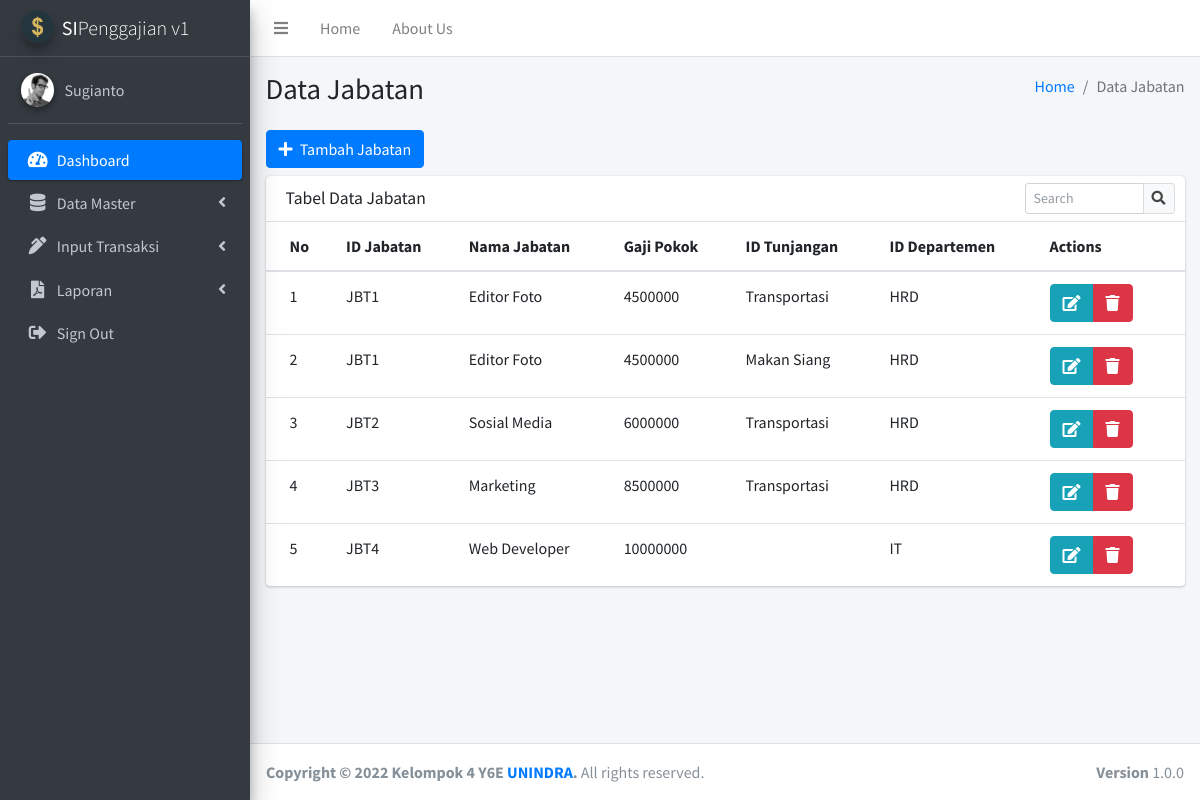
The app's page /data_master/data_jabatan.php (signed in) with its own data.
### tables this page shows
CREATE TABLE `karyawan` (
  `nik` varchar(15) NOT NULL,
  `id_jabatan` varchar(15) NOT NULL,
  `nama_karyawan` varchar(30) NOT NULL,
  `alamat` varchar(150) NOT NULL,
  `jenis_kelamin` varchar(30) NOT NULL,
  `no_telepon` varchar(15) NOT NULL,
  `ptkp` varchar(30) NOT NULL,
  `npwp` varchar(30) NOT NULL,
  `foto` varchar(50) NOT NULL,
  `tanggal_masuk` date NOT NULL,
  `tanggal_keluar` date NOT NULL
);

CREATE TABLE `jabatan` (
  `id_jabatan` varchar(15) NOT NULL,
  `nama_jabatan` varchar(30) NOT NULL,
  `gaji_pokok` int(30) NOT NULL,
  `id_tunjangan` varchar(15) NOT NULL,
  `id_departemen` varchar(15) NOT NULL
);

CREATE TABLE `tunjangan` (
  `id_tunjangan` varchar(15) NOT NULL,
  `nama_tunjangan` varchar(30) NOT NULL,
  `tunjangan` int(30) NOT NULL
);

CREATE TABLE `departemen` (
  `id_departemen` varchar(15) NOT NULL,
  `nama_departemen` varchar(30) NOT NULL
);

### data_master/data_jabatan.php (the view, shortened to what this page needs)
<?php
  require_once "../functions.php";
?>
<!DOCTYPE html>
<html lang="en">
<head>
  <?php include "../contents/headscript.php"; ?>
</head>
<body class="hold-transition sidebar-mini">
<div class="wrapper">
  <?php include "../contents/navbar.php"; ?>
  <?php include "../contents/sidebar.php"; ?>
  <div class="content-wrapper">
    <section class="content-header">
      <div class="container-fluid">
        <div class="row mb-2">
          <div class="col-sm-6">
            <h1>Data Jabatan</h1>
          </div>
          <div class="col-sm-6">
            <ol class="breadcrumb float-sm-right">
              <li class="breadcrumb-item"><a href="#">Home</a></li>
              <li class="breadcrumb-item active">Data Jabatan</li>
            </ol>
          </div>
        </div>
      </div>
    </section>
    <section class="content">
      <div class="container-fluid">
        <div class="row mb-2">
          <div class="col-12">
            <button type="button" class="btn btn-primary" id="tambahJabatan"><i class="fa fa-plus mr-1"></i> Tambah Jabatan</button>
          </div>
        </div>
        <div class="row">
          <div class="col-12">
            <div class="card">
              <div class="card-header">
                <h3 class="card-title">Tabel Data Jabatan</h3>
                <div class="card-tools">
                  <div class="input-group input-group-sm" style="width: 150px;">
                    <input type="text" id="kata_kunci" name="kata_kunci" class="form-control float-right" placeholder="Search">
                    <div class="input-group-append">
                      <button type="submit" class="btn btn-default">
                        <i class="fas fa-search"></i>
                      </button>
                    </div>
                  </div>
                </div>
              </div>
              <div class="card-body table-responsive p-0">
                <table class="table table-hover text-nowrap">
                  <thead>
                    <tr>
                      <th>No</th>
                      <th>ID Jabatan</th>
                      <th>Nama Jabatan</th>
                      <th>Gaji Pokok</th>
                      <th>ID Tunjangan</th>
                      <th>ID Departemen</th>
                      <th>Actions</th>
                    </tr>
                  </thead>
                  <tbody id="hasil_pencarian">
                    <?php
                      $conn = open_connection();
                      $query = "SELECT * FROM jabatan ORDER BY id_jabatan";
                      $hasil = mysqli_query($conn, $query);
                      $i = 1;
                      while($row = mysqli_fetch_assoc($hasil) ){
                        $query_t = "SELECT * FROM tunjangan WHERE id_tunjangan = '$row[id_tunjangan]'";
                        $hasil_t = mysqli_query($conn, $query_t);
                        $row_t = mysqli_fetch_assoc($hasil_t);
                        $query_d = "SELECT * FROM departemen WHERE id_departemen = '$row[id_departemen]'";
                        $hasil_d = mysqli_query($conn, $query_d);
                        $row_d = mysqli_fetch_assoc($hasil_d);
                        echo "<tr>";
                        echo "<td>".$i++."</td>";
                        echo "<td>$row[id_jabatan]</td>";
                        echo "<td>$row[nama_jabatan]</td>";
                        echo "<td>$row[gaji_pokok]</td>";
                        echo "<td>$row_t[nama_tunjangan]</td>";
                        echo "<td>$row_d[nama_departemen]</td>";
                        echo "<td>
                        <div class='btn-group'>
                          <a href='#' onclick='edit_jabatan(".'"'."$row[id_jabatan]".'","'."$row[nama_jabatan]".'",'."$row[gaji_pokok]".',"'."$row_t[nama_tunjangan]".'","'."$row_t[id_tunjangan]".'","'."$row_d[nama_departemen]".'","'."$row_d[id_departemen]".'"'.")' class='btn btn-info'><i class='fas fa-edit'></i></a>
                          <a onclick='konfirmasi()' href='hapus_jabatan.php?id_jabatan=$row[id_jabatan]' class='btn btn-danger'><i class='fas fa-trash'></i></a>
                        </div>
                        </td>";
                        echo "</tr>";
                      }
                    ?>
                  </tbody>
                </table>
              </div>
            </div>
          </div>
        </div>
      </div>
    </section>
  </div>
  <?php include "../contents/footer.php"; ?>
</div>
</body>
</html>

### contents/headscript.php (shortened to what this page needs)
<link rel="stylesheet" href="<?= BASE_URL ?>plugins/fontawesome-free/css/all.min.css">
<link rel="stylesheet" href="https://code.ionicframework.com/ionicons/2.0.1/css/ionicons.min.css">
<link rel="stylesheet" href="<?= BASE_URL ?>plugins/tempusdominus-bootstrap-4/css/tempusdominus-bootstrap-4.min.css">
<link rel="stylesheet" href="<?= BASE_URL ?>plugins/icheck-bootstrap/icheck-bootstrap.min.css">
<link rel="stylesheet" href="<?= BASE_URL ?>plugins/jqvmap/jqvmap.min.css">
<link rel="stylesheet" href="<?= BASE_URL ?>dist/css/adminlte.min.css">
<link rel="stylesheet" href="<?= BASE_URL ?>plugins/overlayScrollbars/css/OverlayScrollbars.min.css">
<link rel="stylesheet" href="<?= BASE_URL ?>plugins/daterangepicker/daterangepicker.css">
<link rel="stylesheet" href="<?= BASE_URL ?>plugins/summernote/summernote-bs4.min.css">

### contents/navbar.php
<nav class="main-header navbar navbar-expand navbar-white navbar-light">
  <ul class="navbar-nav">
    <li class="nav-item">
      <a class="nav-link" data-widget="pushmenu" href="#" role="button"><i class="fas fa-bars"></i></a>
    </li>
    <li class="nav-item d-none d-sm-inline-block">
      <a href="<?= BASE_URL ?>" class="nav-link">Home</a>
    </li>
    <li class="nav-item d-none d-sm-inline-block">
      <a href="<?= BASE_URL ?>about_us.php" class="nav-link">About Us</a>
    </li>
  </ul>
</nav>

### contents/sidebar.php (shortened to what this page needs)
<aside class="main-sidebar sidebar-dark-primary elevation-4">
  <a href="<?= BASE_URL ?>" class="brand-link">
    <img src="<?= BASE_URL ?>dist/img/logo.png" alt="SIPenggajian Logo" class="brand-image img-circle elevation-3" style="opacity: .8">
    <span class="brand-text font-weight-light"><b>SI</b>Penggajian v1</span>
  </a>
  <div class="sidebar">
    <div class="user-panel mt-3 pb-3 mb-3 d-flex">
      <div class="image">
        <img src="<?= BASE_URL ?>dist/uploads/<?php get_data_login('foto'); ?>" class="img-circle elevation-2" alt="User Image">
      </div>
      <div class="info">
        <a href="#" class="d-block"><?php get_data_login('nama_karyawan'); ?></a>
      </div>
    </div>
    <nav class="mt-2">
      <ul class="nav nav-pills nav-sidebar flex-column" data-widget="treeview" role="menu" data-accordion="false">
        <li class="nav-item">
          <a href="<?= BASE_URL ?>" class="nav-link active">
            <i class="nav-icon fas fa-tachometer-alt"></i>
            <p>
              Dashboard
            </p>
          </a>
        </li>
        <li class="nav-item">
          <?php hak_master(); ?>
            <i class="nav-icon fas fa-database"></i>
            <p>
              Data Master
              <?php ket_hak_master(); ?>
            </p>
          </a>
        </li>
        <li class="nav-item">
          <a href="#" class="nav-link">
            <i class="nav-icon fas fa-pen-alt"></i>
            <p>
              Input Transaksi
              <i class="right fas fa-angle-left"></i>
            </p>
          </a>
        </li>
        <li class="nav-item">
          <?php hak_laporan(); ?>
            <i class="nav-icon fas fa-file-pdf"></i>
            <p>
              Laporan
              <?php ket_hak_laporan(); ?>
            </p>
          </a>
        </li>
        <li class="nav-item">
          <a href="<?= BASE_URL ?>logout.php" onclick="return confirm('Yakin ingin keluar?')" class="nav-link">
            <i class="nav-icon fas fa-sign-out-alt"></i>
            <p>
              Sign Out
            </p>
          </a>
        </li>
      </ul>
    </nav>
  </div>
</aside>

### functions.php (shortened to what this page needs)
<?php
function get_data_login($data){
	$conn = open_connection();
	$username = $_SESSION['username'];
	$query = "SELECT * FROM karyawan k JOIN admin a ON a.username = '$username' AND k.nik = a.nik";
	$hasil = mysqli_query($conn, $query);
	$row = mysqli_fetch_assoc($hasil);
	echo $row[$data];
}
function hak_master(){
	$conn = open_connection();
	$username = $_SESSION['username'];
	$query = "SELECT * FROM admin WHERE username = '$username'";
	$hasil = mysqli_query($conn, $query);
	$row = mysqli_fetch_assoc($hasil);
	if ($row['status'] == 'HRD'){
		echo '<a href="#" class="nav-link">';
	}
}
function ket_hak_master(){
	$conn = open_connection();
	$username = $_SESSION['username'];
	$query = "SELECT * FROM admin WHERE username = '$username'";
	$hasil = mysqli_query($conn, $query);
	$row = mysqli_fetch_assoc($hasil);
	if ($row['status'] == 'HRD'){
		echo '<i class="right fas fa-angle-left"></i>';
	}
}
function hak_laporan(){
	$conn = open_connection();
	$username = $_SESSION['username'];
	$query = "SELECT * FROM admin WHERE username = '$username'";
	$hasil = mysqli_query($conn, $query);
	$row = mysqli_fetch_assoc($hasil);
	if ($row['status'] == 'HRD'){
		echo '<a href="#" class="nav-link">';
	}
}
function ket_hak_laporan(){
	$conn = open_connection();
	$username = $_SESSION['username'];
	$query = "SELECT * FROM admin WHERE username = '$username'";
	$hasil = mysqli_query($conn, $query);
	$row = mysqli_fetch_assoc($hasil);
	if ($row['status'] == 'HRD'){
		echo '<i class="right fas fa-angle-left"></i>';
	}
}
?>

### contents/footer.php
<footer class="main-footer">
    <strong>Copyright &copy; 2022 Kelompok 4 Y6E <a href="https://unindra.ac.id">UNINDRA</a>.</strong>
    All rights reserved.
    <div class="float-right d-none d-sm-inline-block">
      	<b>Version</b> 1.0.0
    </div>
</footer>

### records on screen
karyawan: foto (picture), nama_karyawan "Sugianto"
jabatan: id_jabatan "JBT1", nama_jabatan "Editor Foto", gaji_pokok "4500000", id_tunjangan.nama_tunjangan "Transportasi", id_departemen.nama_departemen "HRD"
jabatan: id_jabatan "JBT1", nama_jabatan "Editor Foto", gaji_pokok "4500000", id_tunjangan.nama_tunjangan "Makan Siang", id_departemen.nama_departemen "HRD"
jabatan: id_jabatan "JBT2", nama_jabatan "Sosial Media", gaji_pokok "6000000", id_tunjangan.nama_tunjangan "Transportasi", id_departemen.nama_departemen "HRD"
jabatan: id_jabatan "JBT3", nama_jabatan "Marketing", gaji_pokok "8500000", id_tunjangan.nama_tunjangan "Transportasi", id_departemen.nama_departemen "HRD"
jabatan: id_jabatan "JBT4", nama_jabatan "Web Developer", gaji_pokok "10000000", id_departemen.nama_departemen "IT"
